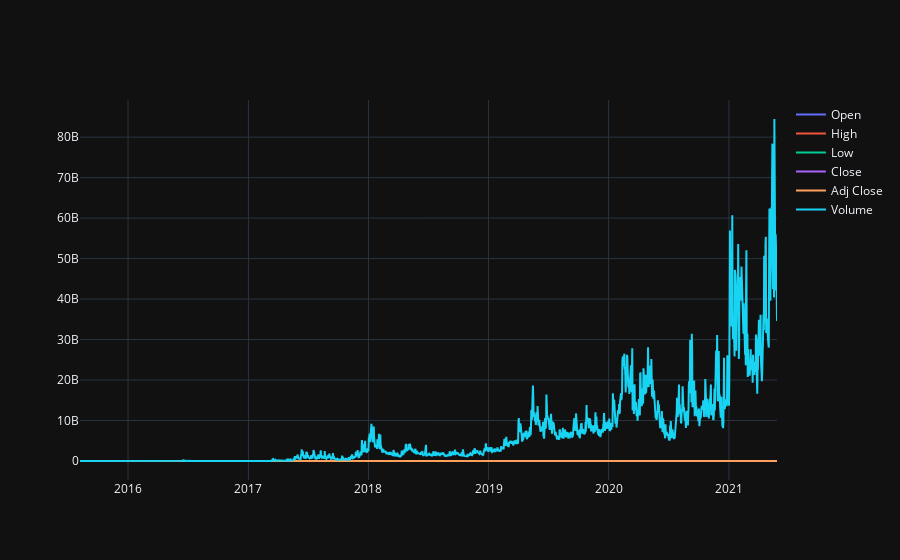

Notebook cell for this chart:
### Markdown cell above
Let's take a look at the time series.

### Code cell
# Import graph objects
import plotly.graph_objects as go
fig = go.Figure()

# Add traces
for c in list(df.columns):
    fig.add_trace(go.Scatter(x=df.index, y=df[c], mode='lines', name=f'{c}'))
fig

### Figure 1 — Plotly figure (JSON) as saved in the notebook; plotly's stock layout.template omitted (floating-point values rounded to 4 significant figures; data arrays with more than 128 entries replaced by an {"elided": "..."} marker saying what was removed)
{"data": [{"mode": "lines", "name": "Open", "type": "scatter", "x": {"elided": "2116 str values"}, "y": {"elided": "2116 float values"}}, {"mode": "lines", "name": "High", "type": "scatter", "x": {"elided": "2116 str values"}, "y": {"elided": "2116 float values"}}, {"mode": "lines", "name": "Low", "type": "scatter", "x": {"elided": "2116 str values"}, "y": {"elided": "2116 float values"}}, {"mode": "lines", "name": "Close", "type": "scatter", "x": {"elided": "2116 str values"}, "y": {"elided": "2116 float values"}}, {"mode": "lines", "name": "Adj Close", "type": "scatter", "x": {"elided": "2116 str values"}, "y": {"elided": "2116 float values"}}, {"mode": "lines", "name": "Volume", "type": "scatter", "x": {"elided": "2116 str values"}, "y": {"elided": "2116 int values"}}], "layout": {}}
